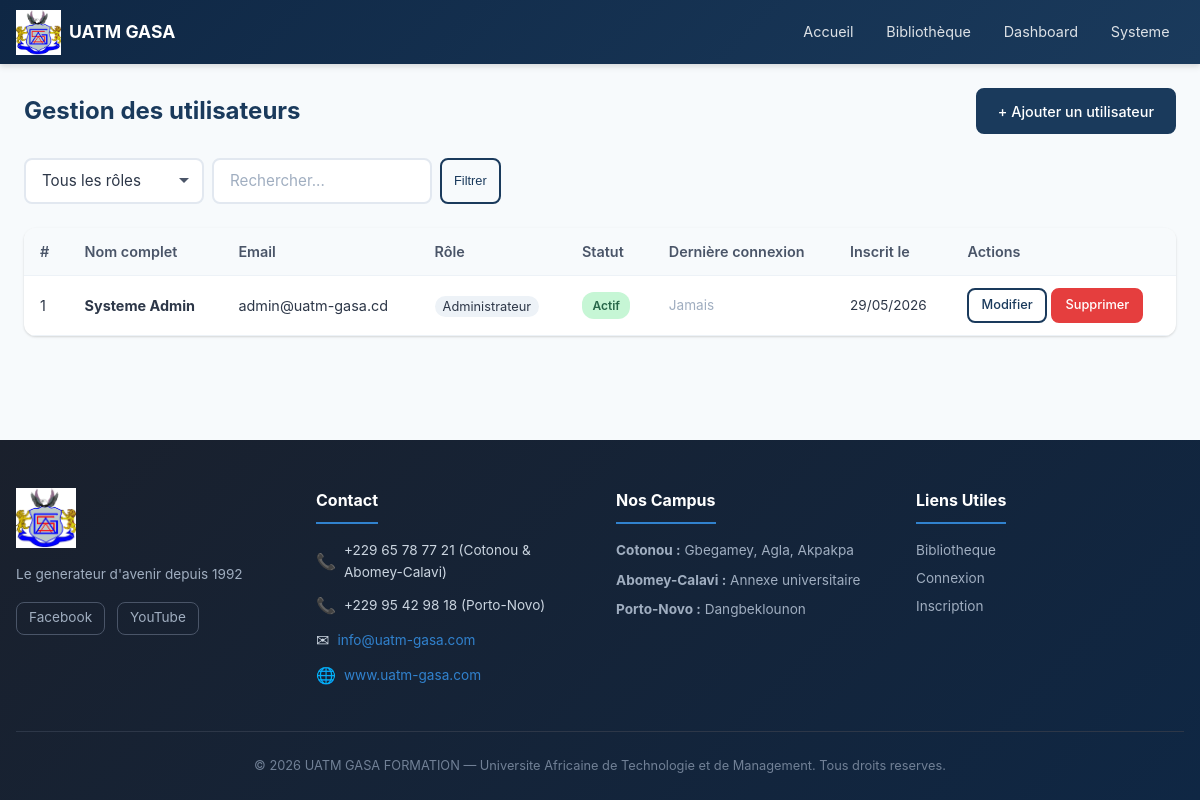
Page /admin/utilisateurs.php (signed in) on the committed database.
### tables this page shows
CREATE TABLE `utilisateurs` (
    `id` INT UNSIGNED NOT NULL AUTO_INCREMENT,
    `role_id` INT UNSIGNED NOT NULL,
    `nom` VARCHAR(100) NOT NULL,
    `prenom` VARCHAR(100) NOT NULL,
    `email` VARCHAR(255) NOT NULL,
    `password` VARCHAR(255) NOT NULL,
    `telephone` VARCHAR(20) DEFAULT NULL,
    `avatar` VARCHAR(255) DEFAULT NULL,
    `statut` ENUM('actif', 'inactif', 'suspendu') DEFAULT 'actif',
    `derniere_connexion` TIMESTAMP NULL DEFAULT NULL,
    `created_at` TIMESTAMP DEFAULT CURRENT_TIMESTAMP,
    `updated_at` TIMESTAMP DEFAULT CURRENT_TIMESTAMP ON UPDATE CURRENT_TIMESTAMP,
    PRIMARY KEY (`id`),
    UNIQUE KEY `uk_utilisateurs_email` (`email`),
    KEY `idx_utilisateurs_role` (`role_id`),
    KEY `idx_utilisateurs_statut` (`statut`),
    CONSTRAINT `fk_utilisateurs_role` FOREIGN KEY (`role_id`) REFERENCES `roles` (`id`) ON DELETE RESTRICT ON UPDATE CASCADE
);

CREATE TABLE `roles` (
    `id` INT UNSIGNED NOT NULL AUTO_INCREMENT,
    `nom` VARCHAR(50) NOT NULL,
    `description` VARCHAR(255) DEFAULT NULL,
    `created_at` TIMESTAMP DEFAULT CURRENT_TIMESTAMP,
    PRIMARY KEY (`id`),
    UNIQUE KEY `uk_roles_nom` (`nom`)
);

### includes/functions.php (called while the page is built, shortened)
<?php
function sanitize($data) {
    return htmlspecialchars(trim((string) $data), ENT_QUOTES, 'UTF-8');
}

### admin/utilisateurs.php (the view, shortened to what this page needs)
<?php
require_once __DIR__ . '/../includes/header.php';
$db = getDBConnection();
$search = trim($_GET['q'] ?? '');
$sql = "SELECT u.*, r.nom as role_nom FROM utilisateurs u JOIN roles r ON u.role_id = r.id WHERE 1=1";
$params = [];
$sql .= " ORDER BY u.created_at DESC";
$stmt = $db->prepare($sql);
$stmt->execute($params);
$utilisateurs = $stmt->fetchAll();
?>
<div class="dashboard-container">
    <div class="dashboard-header">
        <h1 class="dashboard-title">Gestion des utilisateurs</h1>
        <a href="ajouter_utilisateur.php" class="btn btn-primary">+ Ajouter un utilisateur</a>
    </div>
    <div style="display: flex; gap: 0.5rem; margin-bottom: 1.5rem; flex-wrap: wrap; align-items: center;">
        <form method="GET" action="" style="display: flex; gap: 0.5rem;">
            <select name="role" class="form-control" style="width: 180px;">
                <option value="0">Tous les rôles</option>
            </select>
            <input type="text" name="q" placeholder="Rechercher..." value="<?= sanitize($search) ?>" class="form-control" style="width: 220px;">
            <button type="submit" class="btn btn-outline btn-sm">Filtrer</button>
        </form>
    </div>
    <div class="table-container">
        <div class="table-responsive">
            <table>
                <thead>
                    <tr>
                        <th>#</th>
                        <th>Nom complet</th>
                        <th>Email</th>
                        <th>Rôle</th>
                        <th>Statut</th>
                        <th>Dernière connexion</th>
                        <th>Inscrit le</th>
                        <th>Actions</th>
                    </tr>
                </thead>
                <tbody>
                    <?php if (empty($utilisateurs)): ?>
                    <tr><td colspan="8" style="text-align: center; color: var(--gray-400); padding: 3rem;">
                        Aucun utilisateur trouvé.
                    </td></tr>
                    <?php else: ?>
                    <?php foreach ($utilisateurs as $i => $u): ?>
                    <tr>
                        <td><?= $i + 1 ?></td>
                        <td><strong><?= sanitize($u['prenom'] . ' ' . $u['nom']) ?></strong></td>
                        <td><?= sanitize($u['email']) ?></td>
                        <td><span style="font-size: 0.8rem; background: var(--gray-100); padding: 0.2rem 0.5rem; border-radius: 12px; text-transform: capitalize;"><?= sanitize($u['role_nom']) ?></span></td>
                        <td>
                            <span class="status-badge <?= $u['statut'] === 'actif' ? 'status-approved' : ($u['statut'] === 'suspendu' ? 'status-rejected' : 'status-draft') ?>">
                                <?= ucfirst(sanitize($u['statut'])) ?>
                            </span>
                        </td>
                        <td style="font-size: 0.85rem; color: var(--gray-400);">
                            <?= $u['derniere_connexion'] ? date('d/m/Y H:i', strtotime($u['derniere_connexion'])) : 'Jamais' ?>
                        </td>
                        <td style="font-size: 0.85rem;"><?= date('d/m/Y', strtotime($u['created_at'])) ?></td>
                        <td>
                            <div style="display: flex; gap: 0.3rem;">
                                <a href="modifier_utilisateur.php?id=<?= $u['id'] ?>" class="btn btn-sm btn-outline">Modifier</a>
                                <a href="supprimer_utilisateur.php?id=<?= $u['id'] ?>" class="btn btn-sm btn-danger" data-confirm="Supprimer cet utilisateur ?">Supprimer</a>
                            </div>
                        </td>
                    </tr>
                    <?php endforeach; ?>
                    <?php endif; ?>
                </tbody>
            </table>
        </div>
    </div>
</div>
<?php require_once __DIR__ . '/../includes/footer.php'; ?>

### assets/css/style.css (style rules this page uses)
:root { --primary: #1a3a5c; --primary-light: #2c5282; --primary-dark: #0f2744; --secondary: #2b6cb0; --accent: #3182ce; --success: #38a169; --warning: #d69e2e; --danger: #e53e3e; --info: #3182ce; --white: #ffffff; --gray-50: #f7fafc; --gray-100: #edf2f7; --gray-200: #e2e8f0; --gray-300: #cbd5e0; --gray-400: #a0aec0; --gray-500: #718096; --gray-600: #4a5568; --gray-700: #2d3748; --gray-800: #1a202c; --shadow-sm: 0 1px 2px rgba(0,0,0,0.05); --shadow: 0 1px 3px rgba(0,0,0,0.1), 0 1px 2px rgba(0,0,0,0.06); --shadow-md: 0 4px 6px rgba(0,0,0,0.07), 0 2px 4px rgba(0,0,0,0.06); --shadow-lg: 0 10px 15px rgba(0,0,0,0.1), 0 4px 6px rgba(0,0,0,0.05); --radius: 8px; --radius-lg: 12px; --transition: all 0.2s ease; }
* { margin: 0; padding: 0; box-sizing: border-box; }
body { font-family: -apple-system, BlinkMacSystemFont, 'Segoe UI', Roboto, sans-serif; background: var(--gray-50); color: var(--gray-700); line-height: 1.6; min-height: 100vh; display: flex; flex-direction: column; }
a { color: var(--secondary); text-decoration: none; transition: var(--transition); }
.btn { display: inline-flex; align-items: center; justify-content: center; padding: 0.6rem 1.25rem; border-radius: var(--radius); font-size: 0.9rem; font-weight: 500; cursor: pointer; transition: var(--transition); border: 2px solid transparent; text-decoration: none; gap: 0.5rem; }
.btn-primary { background: var(--primary); color: var(--white); border-color: var(--primary); }
.btn-danger { background: var(--danger); color: var(--white); border-color: var(--danger); }
.btn-outline { background: transparent; color: var(--primary); border-color: var(--primary); }
.btn-sm { padding: 0.35rem 0.75rem; font-size: 0.8rem; }
.form-control { width: 100%; padding: 0.7rem 1rem; border: 2px solid var(--gray-200); border-radius: var(--radius); font-size: 0.95rem; font-family: inherit; transition: var(--transition); background-color: var(--white); background-image: none; background-repeat: no-repeat; color: var(--gray-700); }
.form-control::placeholder { color: var(--gray-400); }
select.form-control { -webkit-appearance: none; -moz-appearance: none; appearance: none; background-color: var(--white); background-repeat: no-repeat; background-position: right 0.75rem center; background-size: 12px 12px; padding-right: 2.5rem; cursor: pointer; color: var(--gray-700); font-size: 0.95rem; }
select.form-control option { background-color: var(--white); color: var(--gray-700); padding: 0.5rem; }
.dashboard-container { max-width: 1200px; margin: 0 auto; padding: 1.5rem; }
.dashboard-header { display: flex; justify-content: space-between; align-items: center; margin-bottom: 1.5rem; flex-wrap: wrap; gap: 1rem; }
.dashboard-title { font-size: 1.5rem; color: var(--primary); font-weight: 700; }
.table-container { background: var(--white); border-radius: var(--radius-lg); box-shadow: var(--shadow); overflow: hidden; }
.table-responsive { overflow-x: auto; }
table { width: 100%; border-collapse: collapse; }
th, td { padding: 0.75rem 1rem; text-align: left; border-bottom: 1px solid var(--gray-100); font-size: 0.9rem; }
th { background: var(--gray-50); font-weight: 600; color: var(--gray-600); white-space: nowrap; }
.status-badge { padding: 0.25rem 0.65rem; border-radius: 12px; font-size: 0.75rem; font-weight: 600; white-space: nowrap; display: inline-block; }
.status-approved { background: #c6f6d5; color: #276749; }

### rows in the picture
utilisateurs: prenom+nom "Systeme Admin", email "admin@uatm-gasa.cd", role.nom "Administrateur", statut "Actif", shows "Jamais", created_at "29/05/2026"

### other values in the picture
$_SESSION['user_prenom'] "Systeme"
